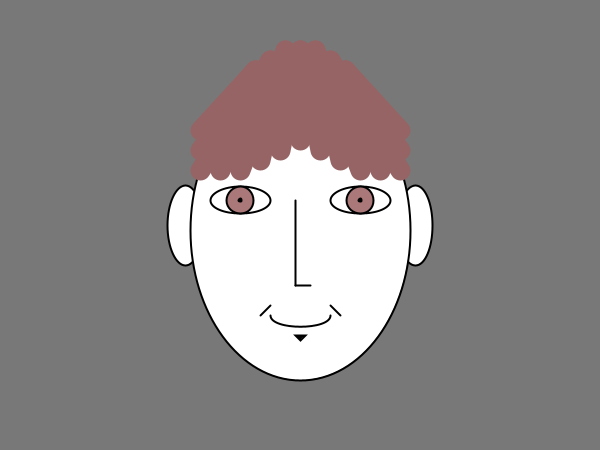
Frame 1 (no input)
Frame 60 (the mouse pressed at the canvas centre just before this capture): identical to frame 1, image omitted
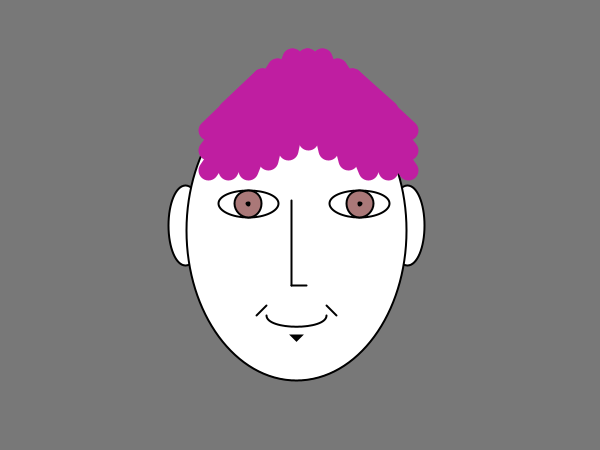
Frame 120 (the mouse held since frame 60 and released just before this capture)

The Processing sketch that drew these frames (run headless with seeded random() and noise(); from frame 60 on, the mouse is pressed at the canvas centre):

// Processing sketch: processing_37842
// ── processing_37842.pde

/*****************************************
 * Self portrait - animated
 * Click mouse to animate
 * T Caulkins Sept 2011
 *****************************************/

// declare your variables here
float xCenter = 300;
float yCenter = 300;
float xEye = 300;
float yEye = 200;
float incrCenterX = 0.4;
float incrEyeX = 0.4;
float incrEyeY = 0.4;
float incrMirrorX = 0.4;
float incrHairStartX = 0.8;
float incrHairStartY = 0.8;
float incrHairEndX = 0.8;
float incrHairEndY = 0.;
float xMirror = 60.;
float xHairStart1 = 300.;
float yHairStart1 = 70.;
float xHairEnd1 = 160.;
float yHairEnd1 = 170.;
float   strokeHairX = 150;
float strokeHairY = 100;
float strokeHairZ = 100;


// setup() only happens once at the beginning of the sketch
void setup() {
  // this is where you set the initial properties
  size(600, 450);// size() should always go inside setup()
  smooth();// smooth() usually only needs to go here
}

// draw() happens over and over and over
void draw() {
  background(120, 120, 120, 150);// apply the background first

  if (mousePressed == false) {
    xEye = 300.;
    yEye = 200.;
    xMirror = 60.;
    xHairStart1 = 300.;
    yHairStart1 = 70.;
    xHairEnd1 = 160.;
    yHairEnd1 = 170.;
    xCenter = 300;
    strokeHairX = 150;
    strokeHairY = 100;
    strokeHairZ = 100;
  } 
  else {
    strokeHairX = random(0, 255);
    strokeHairY = random(0, 255);
    strokeHairZ = random(0, 255);
    xEye += incrEyeX;
    if ( xEye < 295 || xEye > 305 ) {
      incrEyeX *= -1;
      xEye += incrEyeX;
    }
    yEye += incrEyeY;
    if ( yEye < 195 || yEye > 205 ) {
      incrEyeY *= -1;
      yEye += incrEyeY;
    }
    xMirror += incrMirrorX;
    if ( xMirror < 50. || xMirror > 70. ) {
      incrMirrorX *= -1;
      xMirror += incrMirrorX;
    }
    xHairStart1 += incrHairStartX;
    if ( xHairStart1 < 290. || xHairStart1 > 310. ) {
      incrHairStartX *= -1;
      xHairStart1 += incrHairStartX;
    }
    yHairStart1 += incrHairStartY;
    if ( yHairStart1 < 60. || yHairStart1 > 80. ) {
      incrHairStartY *= -1;
      yHairStart1 += incrHairStartY;
    }
    xHairEnd1 += incrHairEndX;
    if ( xHairEnd1 < 150. || xHairEnd1 > 170. ) {
      incrHairEndX *= -1;
      xHairEnd1 += incrHairEndX;
    }
    yHairEnd1 += incrHairEndY;
    if ( yHairEnd1 < 165. || yHairEnd1 > 175. ) {
      incrHairEndY *= -1;
      yHairEnd1 += incrHairEndY;
    }
    xCenter += incrCenterX;
    if ( xCenter < 290. || xCenter > 310. ) {
      incrCenterX *= -1;
      xCenter += incrCenterX;
    }
  }

  // now draw or evaluate anything you want

  stroke(0); // Sets line value to black
  strokeWeight(2); // Sets line width to 5 pixels

  ellipseMode(CENTER);
  fill(255);
  /************************************************
   * ears
   ************************************************/
  ellipse(xCenter - xMirror - 55, 225, 35, 80); // Large circle
  ellipse(xCenter + xMirror + 55, 225, 35, 80); // Large circle
  /************************************************
   * head
   ************************************************/
  fill(255);
  ellipse(xCenter, 230, 220, 300);
  /************************************************
   * eyes
   ************************************************/

  ellipse(xEye - xMirror, yEye, 60, 27); // Large circle
  ellipse(xEye + xMirror, yEye, 60, 27); // Large circle
  //iris
  //fill(204);
  fill(170, 120, 120, 255);
  ellipse(xEye - xMirror, yEye, 27, 27); // Large circle
  ellipse(xEye + xMirror, yEye, 27, 27); // Large circle
  fill(1);
  ellipse(xEye - xMirror, yEye, 3, 3); // Large circle
  ellipse(xEye + xMirror, yEye, 3, 3); // Large circle


  /************************************************
   * nose
   ************************************************/
  line(xCenter-5, 200, xCenter-5, 285 );
  line(xCenter-5, 285, xCenter+10, 285 );

  /************************************************
   * mouth
   ************************************************/
  line(xCenter-30, 305, xCenter-40, 315);
  line(xCenter+30, 305, xCenter+40, 315);
  fill(255);
  bezier(xCenter-30, 315, xCenter-30, 330, xCenter+30, 330, xCenter+30, 315);
  fill(1);
  triangle(xCenter-5, 335, xCenter+5, 335, xCenter, 340 );

  /************************************************
   * hair
   ************************************************/
  stroke(strokeHairX, strokeHairY, strokeHairZ); // Sets line value to black
  strokeWeight(20); // Sets line width to 5 pixels
  line(xHairStart1-45, yHairStart1, xHairEnd1+60, yHairEnd1-60);
  line(xHairStart1-45, yHairStart1, xHairEnd1+40, yHairEnd1-40);
  line(xHairStart1-45, yHairStart1, xHairEnd1+40, yHairEnd1-20);
  line(xHairStart1-30, yHairStart1-10, xHairEnd1+40, yHairEnd1);
  line(xHairStart1-30, yHairStart1-10, xHairEnd1+60, yHairEnd1);
  line(xHairStart1-15, yHairStart1-20, xHairEnd1+80, yHairEnd1);
  line(xHairStart1-15, yHairStart1-20, xHairEnd1+100, yHairEnd1-10);
  line(xHairStart1, yHairStart1-20, xHairEnd1+120, yHairEnd1-20);
  line(xHairStart1, yHairStart1-20, xHairEnd1+140, yHairEnd1-30);
  line(xHairStart1, yHairStart1-20, xHairEnd1+160, yHairEnd1-20);
  line(xHairStart1+15, yHairStart1-20, xHairEnd1+180, yHairEnd1-10);
  line(xHairStart1+15, yHairStart1-20, xHairEnd1+200, yHairEnd1);
  line(xHairStart1+30, yHairStart1-10, xHairEnd1+220, yHairEnd1);
  line(xHairStart1+30, yHairStart1-10, xHairEnd1+240, yHairEnd1);
  line(xHairStart1+45, yHairStart1, xHairEnd1+240, yHairEnd1-20);
  line(xHairStart1+45, yHairStart1, xHairEnd1+240, yHairEnd1-40);
  line(xHairStart1+45, yHairStart1, xHairEnd1+220, yHairEnd1-60);
}
